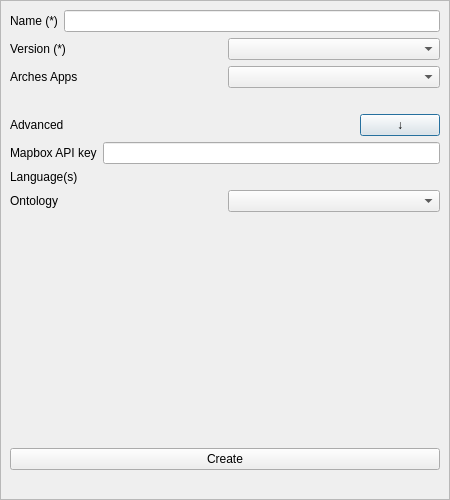
<?xml version="1.0" encoding="UTF-8"?>
<ui version="4.0">
 <class>CreateArchesProject</class>
 <widget class="QDialog" name="CreateArchesProject">
  <property name="geometry">
   <rect>
    <x>0</x>
    <y>0</y>
    <width>450</width>
    <height>500</height>
   </rect>
  </property>
  <property name="windowTitle">
   <string>Dialog</string>
  </property>
  <layout class="QVBoxLayout" name="verticalLayout">
   <property name="leftMargin">
    <number>0</number>
   </property>
   <property name="topMargin">
    <number>0</number>
   </property>
   <property name="rightMargin">
    <number>0</number>
   </property>
   <property name="bottomMargin">
    <number>0</number>
   </property>
   <item>
    <widget class="QScrollArea" name="createArchesProjectScrollArea">
     <property name="widgetResizable">
      <bool>true</bool>
     </property>
     <widget class="QWidget" name="scrollAreaWidgetContents">
      <property name="geometry">
       <rect>
        <x>0</x>
        <y>0</y>
        <width>448</width>
        <height>498</height>
       </rect>
      </property>
      <layout class="QVBoxLayout" name="verticalLayout_2">
       <item>
        <layout class="QHBoxLayout" name="horizontalLayout">
         <item>
          <widget class="QLabel" name="label">
           <property name="text">
            <string>Name (*)</string>
           </property>
          </widget>
         </item>
         <item>
          <widget class="QLineEdit" name="archesProjectName"/>
         </item>
        </layout>
       </item>
       <item>
        <layout class="QHBoxLayout" name="horizontalLayout_2">
         <item>
          <widget class="QLabel" name="label_2">
           <property name="text">
            <string>Version (*)</string>
           </property>
          </widget>
         </item>
         <item>
          <widget class="QComboBox" name="archesVersions"/>
         </item>
        </layout>
       </item>
       <item>
        <layout class="QHBoxLayout" name="horizontalLayout_3">
         <item>
          <widget class="QLabel" name="label_3">
           <property name="text">
            <string>Arches Apps</string>
           </property>
          </widget>
         </item>
         <item>
          <widget class="QComboBox" name="archesApps"/>
         </item>
        </layout>
       </item>
       <item>
        <spacer name="horizontalSpacer">
         <property name="orientation">
          <enum>Qt::Orientation::Horizontal</enum>
         </property>
         <property name="sizeHint" stdset="0">
          <size>
           <width>40</width>
           <height>20</height>
          </size>
         </property>
        </spacer>
       </item>
       <item>
        <layout class="QHBoxLayout" name="horizontalLayout_4">
         <item>
          <widget class="QLabel" name="label_4">
           <property name="text">
            <string>Advanced</string>
           </property>
          </widget>
         </item>
         <item>
          <spacer name="horizontalSpacer_2">
           <property name="orientation">
            <enum>Qt::Orientation::Horizontal</enum>
           </property>
           <property name="sizeHint" stdset="0">
            <size>
             <width>40</width>
             <height>20</height>
            </size>
           </property>
          </spacer>
         </item>
         <item>
          <widget class="QPushButton" name="advancedButton">
           <property name="text">
            <string>↓</string>
           </property>
           <property name="checkable">
            <bool>true</bool>
           </property>
          </widget>
         </item>
        </layout>
       </item>
       <item>
        <widget class="QWidget" name="advancedOptions" native="true">
         <layout class="QVBoxLayout" name="verticalLayout_3">
          <property name="leftMargin">
           <number>0</number>
          </property>
          <property name="topMargin">
           <number>0</number>
          </property>
          <property name="rightMargin">
           <number>0</number>
          </property>
          <property name="bottomMargin">
           <number>11</number>
          </property>
          <item>
           <layout class="QHBoxLayout" name="horizontalLayout_5">
            <item>
             <widget class="QLabel" name="label_5">
              <property name="text">
               <string>Mapbox API key</string>
              </property>
             </widget>
            </item>
            <item>
             <widget class="QLineEdit" name="mapboxApiKey"/>
            </item>
           </layout>
          </item>
          <item>
           <layout class="QHBoxLayout" name="horizontalLayout_10">
            <item>
             <widget class="QLabel" name="label_6">
              <property name="text">
               <string>Language(s)</string>
              </property>
             </widget>
            </item>
           </layout>
          </item>
          <item>
           <layout class="QHBoxLayout" name="horizontalLayout_11">
            <item>
             <widget class="QLabel" name="label_7">
              <property name="text">
               <string>Ontology</string>
              </property>
             </widget>
            </item>
            <item>
             <widget class="QComboBox" name="ontologyCombo"/>
            </item>
           </layout>
          </item>
         </layout>
        </widget>
       </item>
       <item>
        <spacer name="verticalSpacer">
         <property name="orientation">
          <enum>Qt::Orientation::Vertical</enum>
         </property>
         <property name="sizeHint" stdset="0">
          <size>
           <width>20</width>
           <height>40</height>
          </size>
         </property>
        </spacer>
       </item>
       <item>
        <widget class="QPushButton" name="createProjectButton">
         <property name="text">
          <string>Create</string>
         </property>
        </widget>
       </item>
       <item>
        <widget class="QLabel" name="errorMessageLabel">
         <property name="text">
          <string/>
         </property>
        </widget>
       </item>
      </layout>
     </widget>
    </widget>
   </item>
  </layout>
 </widget>
 <resources/>
 <connections/>
</ui>
